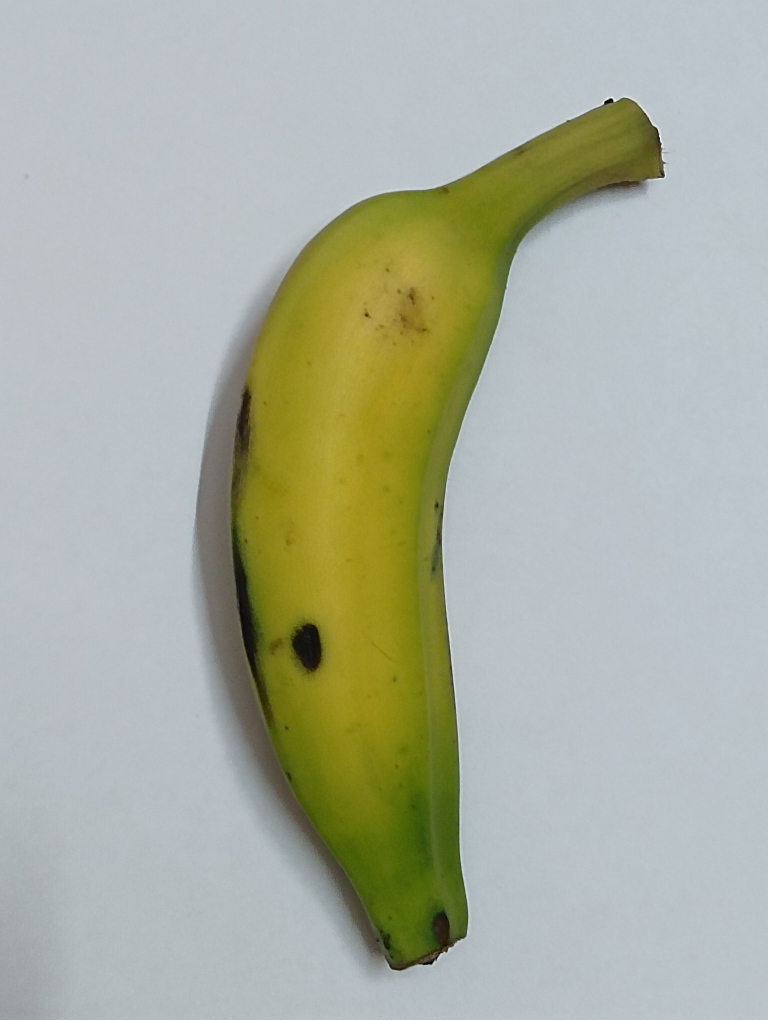
#> input picture images/IMG_20250310_234258.jpg, 3072 x 4080 px (shown at 1/4 size); its folder holds only this picture in this run
$ python -i color_bucket.py   (imports and definitions only)
#> lines starting #> are read from the running program, lines starting #| are printed output that depends on the picture
import cv2
import numpy as np
import os
import glob
import matplotlib.pyplot as plt
import seaborn as sns
from sklearn.model_selection import train_test_split, GridSearchCV
from sklearn.ensemble import RandomForestClassifier,GradientBoostingClassifier
from sklearn.svm import SVC
from sklearn.metrics import classification_report,confusion_matrix
from sklearn.neighbors import KNeighborsClassifier

# Function to extract color histogram features
def extract_color_histogram(image_path):
#> called with image_path = 'images/IMG_20250310_234258.jpg'
    image = cv2.imread(image_path)
#> image is the input picture: shape (4080, 3072, 3); mean B, G, R 161.3, 176.3, 170.8
    image = cv2.resize(image, (100, 100))  # Resize to a fixed size
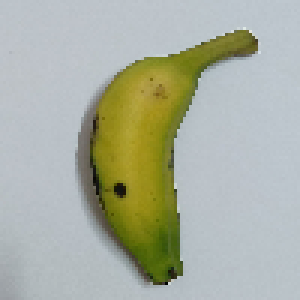
#> image: shape (100, 100, 3) (shown 3 times larger); mean B, G, R 161.2, 176.2, 170.8
    hsv = cv2.cvtColor(image, cv2.COLOR_BGR2HSV)
#> hsv: shape (100, 100, 3); mean H, S, V 85.7, 53.3, 181.7

    # Compute histogram for Hue channel
    hist = cv2.calcHist([hsv], [0], None, [180], [0, 180])
#> hist = 180 values, max 2497 at index 104, min 0 at index 1, mean 55.56
    hist = cv2.normalize(hist, hist).flatten()
#> hist = 180 values, max 0.695 at index 104, min 0 at index 1, mean 0.0155

    # Compute mean and std deviation of HSV channels
    mean_hue = np.mean(hsv[:, :, 0])
#> mean_hue = 85.68
    std_hue = np.std(hsv[:, :, 0])
#> std_hue = 30.87
    mean_sat = np.mean(hsv[:, :, 1])
#> mean_sat = 53.32
    std_sat = np.std(hsv[:, :, 1])
#> std_sat = 72.57

    return np.hstack([hist, mean_hue, std_hue, mean_sat, std_sat])

# Load dataset
categories = ['Ripe', 'Overripe', 'Green', 'Decay']
data_dir = "AUGMENTED_DATA"
X, y = [], []

# [6 lines not run here, left out]

X = np.array(X)
y = np.array(y)

# Split data with stratification
# [1 line that did not run here, left out]

# Train & Evaluate Models
models = {
    'SVM': SVC(kernel='linear', probability=True),
    'Random Forest': RandomForestClassifier(n_estimators=100),
    'Gradient Boosting': GradientBoostingClassifier(n_estimators=100, max_depth=3, learning_rate=0.1),
    'KNN': KNeighborsClassifier(n_neighbors=3)
}

# [14 lines not run here, left out]

>>> result = extract_color_histogram('images/IMG_20250310_234258.jpg')
#> result = 184 values, max 85.68 at index 180, min 0 at index 1, mean 1.33

$ run again, on images/IMG_20250310_234325.jpg
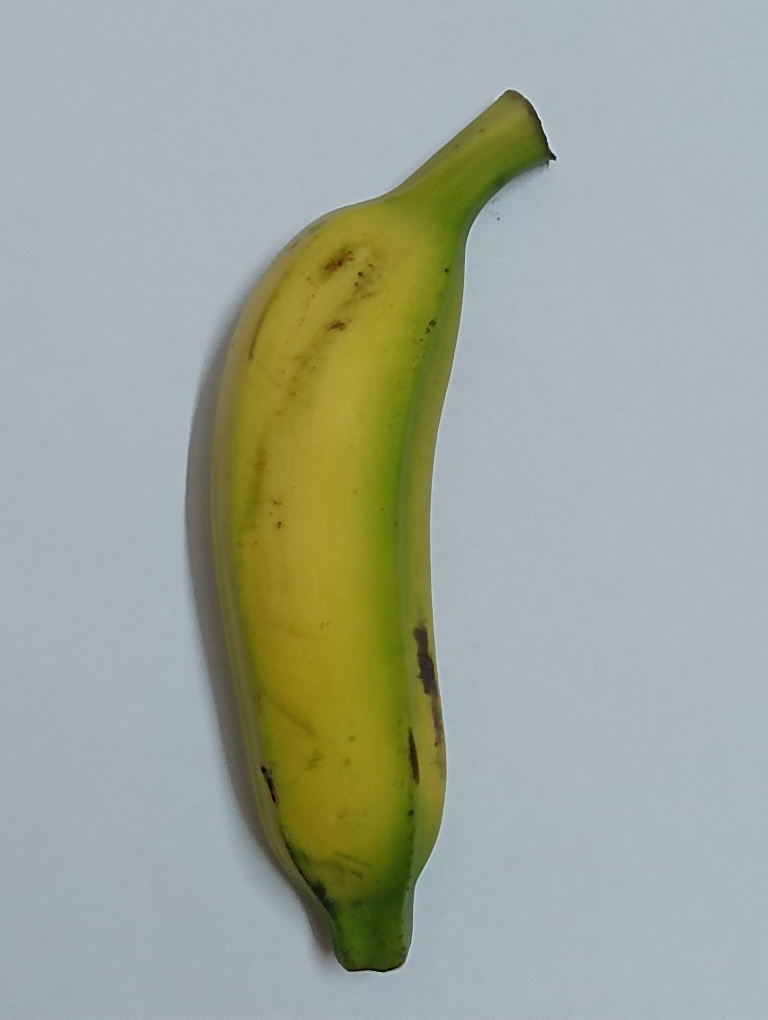
#> input picture images/IMG_20250310_234325.jpg, 3072 x 4080 px (shown at 1/4 size)
#> in extract_color_histogram, image is the input picture: shape (4080, 3072, 3); mean B, G, R 154.6, 166, 158.1
#> in extract_color_histogram, `image = cv2.resize(image, (100, 100))`:
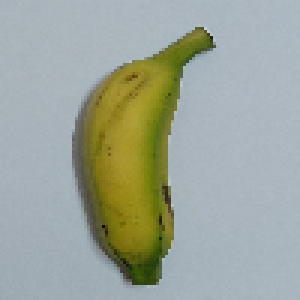
#> image: shape (100, 100, 3) (shown 3 times larger); mean B, G, R 154.5, 165.9, 158
#> hsv: shape (100, 100, 3); mean H, S, V 86.8, 58.5, 173.7
#> in extract_color_histogram, `hist = cv2.calcHist([hsv], [0], None, [180], [0, 180])`: hist = 180 values, max 3647 at index 104, min 0 at index 0, mean 55.56
#> in extract_color_histogram, `hist = cv2.normalize(hist, hist).flatten()`: hist = 180 values, max 0.756 at index 104, min 0 at index 0, mean 0.0115
#> mean_hue = 86.8
#> std_hue = 30.14
#> mean_sat = 58.5
#> std_sat = 67.2
#> result = 184 values, max 86.8 at index 180, min 0 at index 0, mean 1.33

$ run again, on images/IMG_20250310_234433.jpg
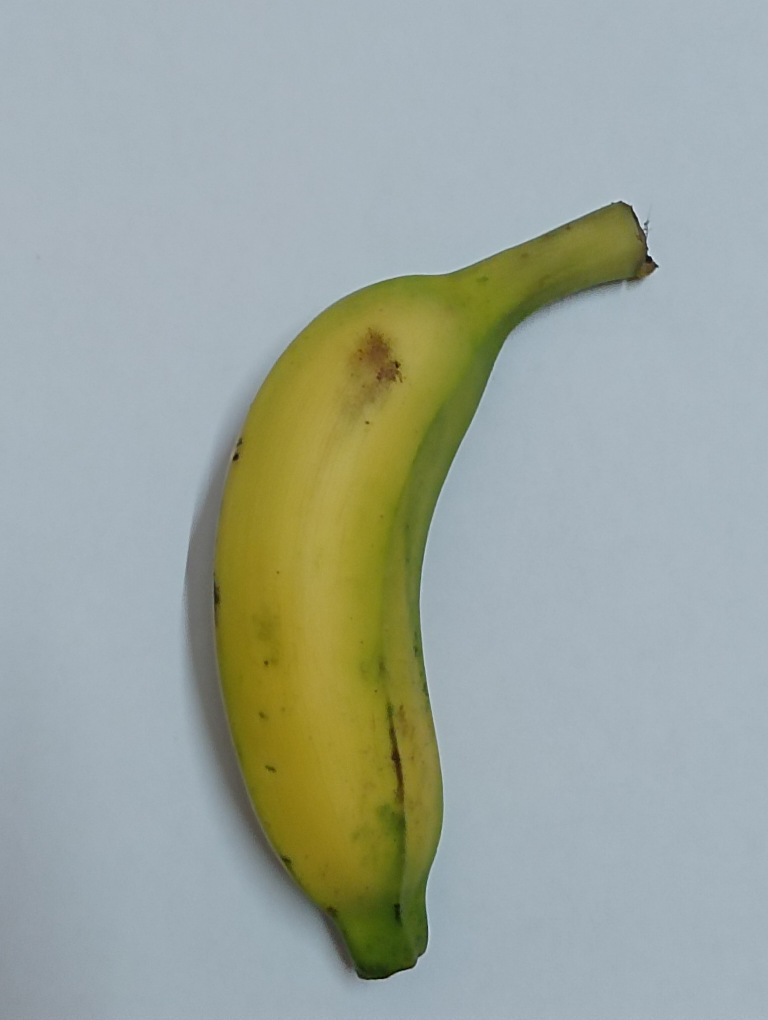
#> input picture images/IMG_20250310_234433.jpg, 3072 x 4080 px (shown at 1/4 size)
#> in extract_color_histogram, image is the input picture: shape (4080, 3072, 3); mean B, G, R 158.3, 166.8, 157.3
#> in extract_color_histogram, `image = cv2.resize(image, (100, 100))`:
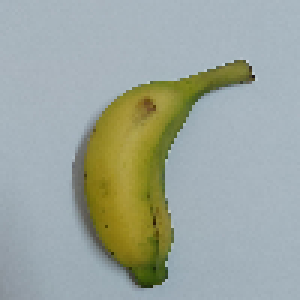
#> image: shape (100, 100, 3) (shown 3 times larger); mean B, G, R 158.2, 166.8, 157.3
#> hsv: shape (100, 100, 3); mean H, S, V 87.7, 56.8, 175.4
#> in extract_color_histogram, `hist = cv2.calcHist([hsv], [0], None, [180], [0, 180])`: hist = 180 values, max 4845 at index 102, min 0 at index 0, mean 55.56
#> in extract_color_histogram, `hist = cv2.normalize(hist, hist).flatten()`: hist = 180 values, max 0.918 at index 102, min 0 at index 0, mean 0.0105
#> mean_hue = 87.68
#> std_hue = 28.9
#> mean_sat = 56.81
#> std_sat = 58.72
#> result = 184 values, max 87.68 at index 180, min 0 at index 0, mean 1.27

$ run again, on images/IMG_20250310_234522.jpg
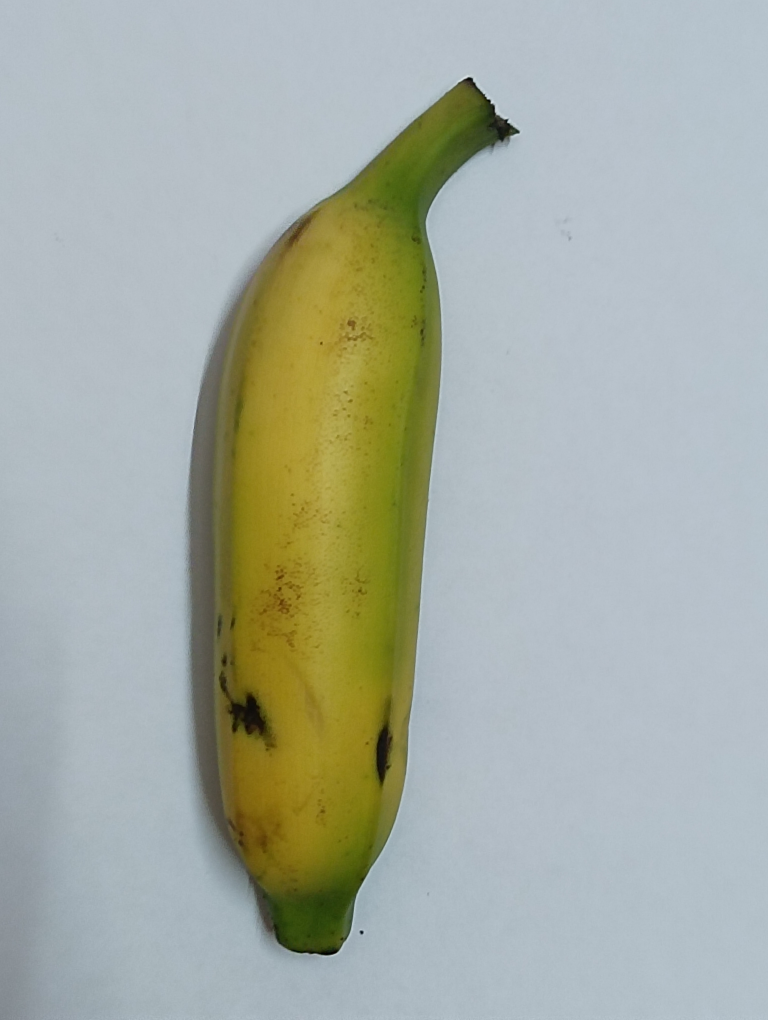
#> input picture images/IMG_20250310_234522.jpg, 3072 x 4080 px (shown at 1/4 size)
#> in extract_color_histogram, image is the input picture: shape (4080, 3072, 3); mean B, G, R 164.3, 174.1, 166.8
#> in extract_color_histogram, `image = cv2.resize(image, (100, 100))`:
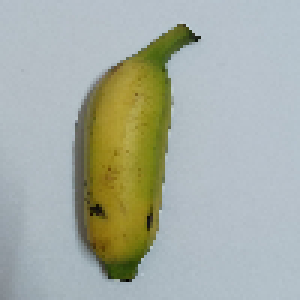
#> image: shape (100, 100, 3) (shown 3 times larger); mean B, G, R 164.2, 174.1, 166.8
#> hsv: shape (100, 100, 3); mean H, S, V 87.2, 54.4, 182.2
#> in extract_color_histogram, `hist = cv2.calcHist([hsv], [0], None, [180], [0, 180])`: hist = 180 values, max 3097 at index 101, min 0 at index 1, mean 55.56
#> in extract_color_histogram, `hist = cv2.normalize(hist, hist).flatten()`: hist = 180 values, max 0.721 at index 101, min 0 at index 1, mean 0.0129
#> mean_hue = 87.23
#> std_hue = 29.93
#> mean_sat = 54.36
#> std_sat = 63.84
#> result = 184 values, max 87.23 at index 180, min 0 at index 1, mean 1.29
